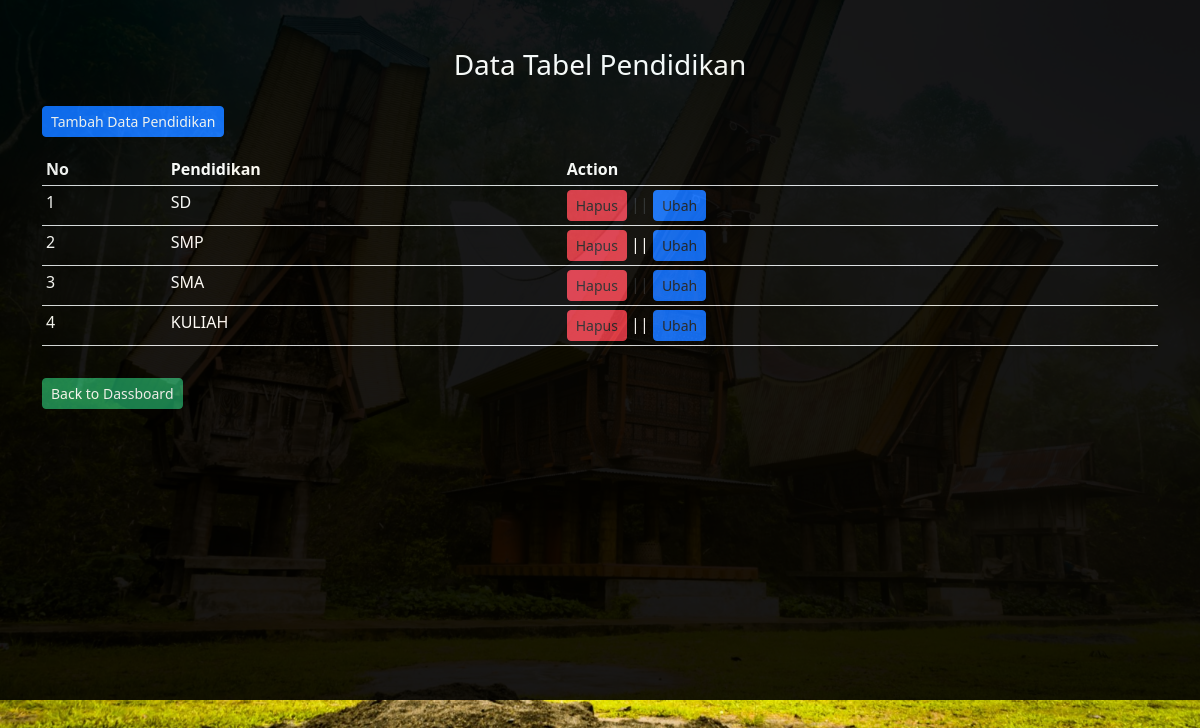
Page /admin/pendidikan/pendidikan.php (signed in) on the committed database.
### tables this page shows
CREATE TABLE `tb_pendidikan` (
  `id_pendidikan` int(11) NOT NULL,
  `pendidikan` varchar(100) NOT NULL
);

### admin/pendidikan/functions.php (called while the page is built, shortened)
<?php
$con = mysqli_connect('localhost', 'root', '', 'kelurahan');
function query($query){
global $con;
$result = mysqli_query($con, $query);
$kotak = [];
while($pen = mysqli_fetch_array($result)){
    $kotak [] = $pen;
}
return $kotak;
}
?>

### admin/pendidikan/pendidikan.php (the view, shortened to what this page needs)
<?php
     require 'functions.php';
    $tb_pendidikan = query("SELECT * FROM tb_pendidikan");
?>
<!doctype html>
<html lang="en">
  <head>
    <link href="https://cdn.jsdelivr.net/npm/bootstrap@5.2.0-beta1/dist/css/bootstrap.min.css" rel="stylesheet">
  </head>
  <body>
  <div class="container-fluid" id="container-fluid">
    <div class="container">
    <div class="row text-white text-center">
        <div class="col-lg-12 mt-5">
            <h3>Data Tabel Pendidikan</h3>
        </div>
    </div>
    <div class="row py-3">
        <div class="col-lg-12">
            <a href="tambah.php" class="btn btn-primary btn-sm">Tambah Data Pendidikan</a>
        </div>
    </div>
    <div class="row">
        <div class="col-lg-12">
            <div class="table-responisve">
                <table class="table table-sm table-striped text-white">
                    <thead>
                        <tr data-aos="fade-right" data-aos-duration="2000">
                            <th>No</th>
                            <th>Pendidikan</th>
                            <th>Action</th>
                        </tr>
                    </thead>
                    <tbody>
                    <?php $i = 1; ?>
                    <?php foreach($tb_pendidikan as $pendidikan) : ?>
                        <tr data-aos="fade-right" data-aos-duration="2000">
                            <td class="colom text-white"><?php echo $i; ?></td>
                            <td class="text-white"><?php echo $pendidikan['pendidikan']; ?></td>
                            <td class="aksi">
                                <button class="btn btn-danger btn-sm"><a class="text-decoration-none text-dark" href="hapus.php?id_pendidikan=<?php echo $pendidikan['id_pendidikan']; ?>"onclick="return confirm('Yakin ingin hapus');">Hapus</a></button> ||
                                <button class="btn btn-primary btn-sm"><a  class="text-decoration-none text-dark" a href="ubah.php?id_pendidikan=<?php echo $pendidikan['id_pendidikan']; ?>">Ubah</a></button>
                            </td>
                        </tr>
                    <?php $i++; ?>
                    <?php endforeach; ?>
                    </tbody>
                </table>
            </div>
        </div>
    </div>
    <div class="row mt-3">
        <div class="col-lg-12">
            <a href="../dashboard.php" class="btn btn-success btn-sm">Back to Dassboard</a>
        </div>
    </div>
 </div>
 <br><br>
</div>
  </body>
</html>

### admin/pendidikan/pendidikan.php (style rules this page uses)
html body { background-image: url('../../img/toraja3.jpg'); background-size: cover; background-position: center; background-repeat: no-repeat; }
#container-fluid { background-color: black; opacity: 0.9; height: 700px; }

### rows in the picture
tb_pendidikan: pendidikan "SD"
tb_pendidikan: pendidikan "SMP"
tb_pendidikan: pendidikan "SMA"
tb_pendidikan: pendidikan "KULIAH"
